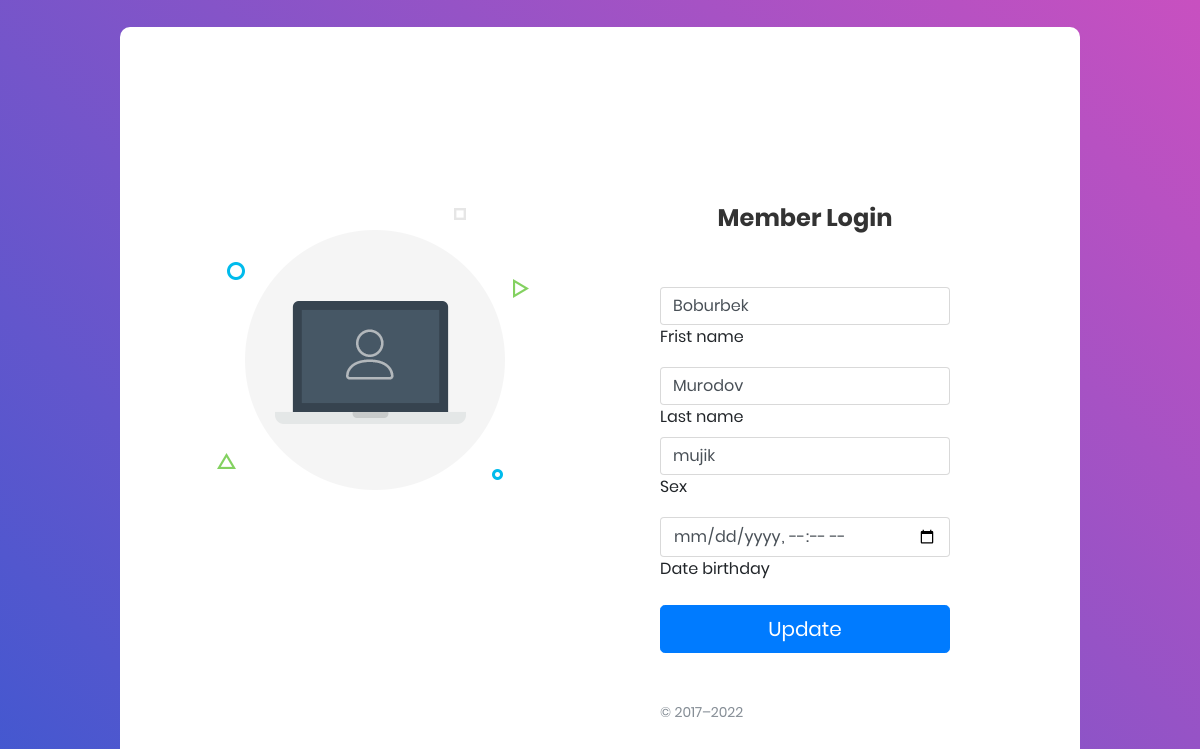
The app's page /update/1 (signed in) with its own data.
### accounts/models.py (models this page shows, shortened)
class Account(AbstractBaseUser):
    email = models.EmailField(verbose_name='email', max_length=50, unique=True)
    phone_number = models.CharField(max_length=15, unique=True)
    f_name = models.CharField(max_length=50, blank=True, null=True)
    l_name = models.CharField(max_length=50, blank=True, null=True)
    sex = models.CharField(max_length=50,  blank=True, null=True)
    date_birthday = models.DateTimeField(blank=True, null=True)
    is_admin = models.BooleanField(default=True)
    is_active = models.BooleanField(default=True)
    is_staff = models.BooleanField(default=True)
    is_superuser = models.BooleanField(default=True)
    USERNAME_FIELD = 'email'
    REQUIRED_FIELDS = ['phone_number']
    objects = MyAccountManage()
    def __str__(self):
        return str(self.email)
    class Meta:
        app_label = 'accounts'

### accounts/views.py (the view, shortened to what this page needs)
# urls.py: path('update/<int:pk>', edit_account_view, name='update'),
def edit_account_view(request, pk):
    context = {}
    user = request.user
    if not user.is_authenticated:
        return redirect('accounts:login')
    blog_post = get_object_or_404(Account, pk=pk)
    if str(blog_post.email) != str(user):
        return HttpResponse('You are not the author of that post.')
    form = UpdateAccountForm(
        initial={
            'f_name':blog_post.f_name,
            'l_name': blog_post.l_name,
            'sex': blog_post.sex,
            'date_birthday':blog_post.date_birthday,
        }
    )
    context['form'] = form
    return render(request, 'update_account.html', context)

### accounts/forms.py
class UpdateAccountForm(forms.ModelForm):
    class Meta:
        model = Account
        fields = [ 'f_name', 'l_name', 'sex', 'date_birthday']

### accounts/templates/update_account.html (shortened to what this page needs)
{% load static %}
<!DOCTYPE html>
<html lang="en">
<head>
    <link rel="stylesheet" type="text/css" href="{% static 'vendor/bootstrap/css/bootstrap.min.css' %}">
    <link rel="stylesheet" type="text/css" href="{% static 'fonts/font-awesome-4.7.0/css/font-awesome.min.css' %}">
    <link rel="stylesheet" type="text/css" href="{% static 'vendor/animate/animate.css' %}">
    <link rel="stylesheet" type="text/css" href="{% static 'vendor/css-hamburgers/hamburgers.min.css' %}">
    <link rel="stylesheet" type="text/css" href="{% static 'vendor/select2/select2.min.css' %}">
    <link rel="stylesheet" type="text/css" href="{% static 'css/util.css' %}">
    <link rel="stylesheet" type="text/css" href="{% static 'css/main.css' %}">
</head>
<body>
<div class="limiter">
    <div class="container-login100">
        <div class="wrap-login100">
            <div class="login100-pic js-tilt" data-tilt>
                <img src="{% static 'images/img-01.png' %}" alt="IMG">
            </div>
            <form class="login100-form validate-form" method="post">
					<span class="login100-form-title">
						Member Login
					</span>
                <div class="wrap-input100 validate-input" data-validate = "Valid email is required: ex@abc.xyz">
                    <input type="text" name="f_name" class="form-control" id="floatingInput" placeholder="name@example.com" required autofocus value="{{form.initial.f_name}}">
                    <label for="floatingInput">Frist name</label>
                </div>
                <div class="#" data-validate = "Phone is required">
                    <input type="text" name="l_name" class="form-control" id="floatingPassword" placeholder="Password" required  value="{{form.initial.l_name}}">
                    <label for="floatingPassword">Last name</label>
                </div>
                <div class="wrap-input100 validate-input" data-validate = "Password is required">
                    <input type="text" name="sex" class="form-control" id="floatingPassword" placeholder="Password" required  value="{{form.initial.sex}}">
                    <label for="floatingPassword">Sex</label>
                </div>
                <div class="wrap-input100 validate-input" data-validate = "Password is required">
                    <input type="datetime-local" name="date_birthday" class="form-control" id="floatingPassword" placeholder="Password" required autofocus value="{{form.initial.date_birthday}}">
                    <label for="floatingPassword">Date birthday</label>
                </div>
        <a href="{% url 'home:home_list' %}">
        <button class="w-100 btn btn-lg btn-primary" type="submit"> Update</button></a>
        <p class="mt-5 mb-3 text-muted">&copy; 2017–2022</p>
        </form>
</div>
</body>
</html>

### static/css/main.css (style rules this page uses)
* { margin: 0px; padding: 0px; box-sizing: border-box; }
body, html { height: 100%; font-family: Poppins-Regular, sans-serif; }
a { font-family: Poppins-Regular; font-size: 14px; line-height: 1.7; color: #666666; margin: 0px; transition: all 0.4s; -webkit-transition: all 0.4s; -o-transition: all 0.4s; -moz-transition: all 0.4s; }
p { font-family: Poppins-Regular; font-size: 14px; line-height: 1.7; color: #666666; margin: 0px; }
input { outline: none; border: none; }
button { outline: none !important; border: none; background: transparent; }
.limiter { width: 100%; margin: 0 auto; }
.container-login100 { width: 100%; min-height: 100vh; display: -webkit-box; display: -webkit-flex; display: -moz-box; display: -ms-flexbox; display: flex; flex-wrap: wrap; justify-content: center; align-items: center; padding: 15px; background: #9053c7; background: -webkit-linear-gradient(-135deg, #c850c0, #4158d0); background: -o-linear-gradient(-135deg, #c850c0, #4158d0); background: -moz-linear-gradient(-135deg, #c850c0, #4158d0); background: linear-gradient(-135deg, #c850c0, #4158d0); }
.wrap-login100 { width: 960px; background: #fff; border-radius: 10px; overflow: hidden; display: -webkit-box; display: -webkit-flex; display: -moz-box; display: -ms-flexbox; display: flex; flex-wrap: wrap; justify-content: space-between; padding: 177px 130px 33px 95px; }
.login100-pic { width: 316px; }
.login100-pic img { max-width: 100%; }
.login100-form { width: 290px; }
.login100-form-title { font-family: Poppins-Bold; font-size: 24px; color: #333333; line-height: 1.2; text-align: center; width: 100%; display: block; padding-bottom: 54px; }
.wrap-input100 { position: relative; width: 100%; z-index: 1; margin-bottom: 10px; }
.validate-input { position: relative; }

### records on screen
Account: f_name "Boburbek", l_name "Murodov", sex "mujik"
